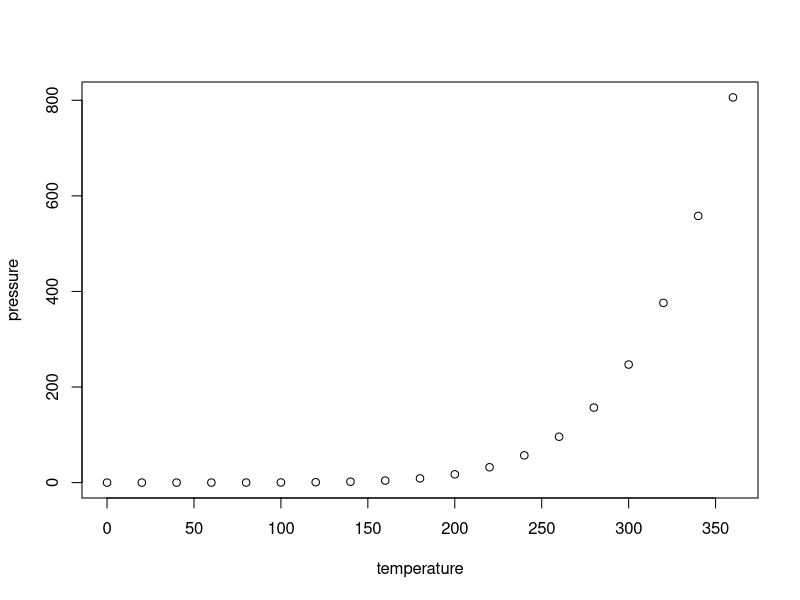
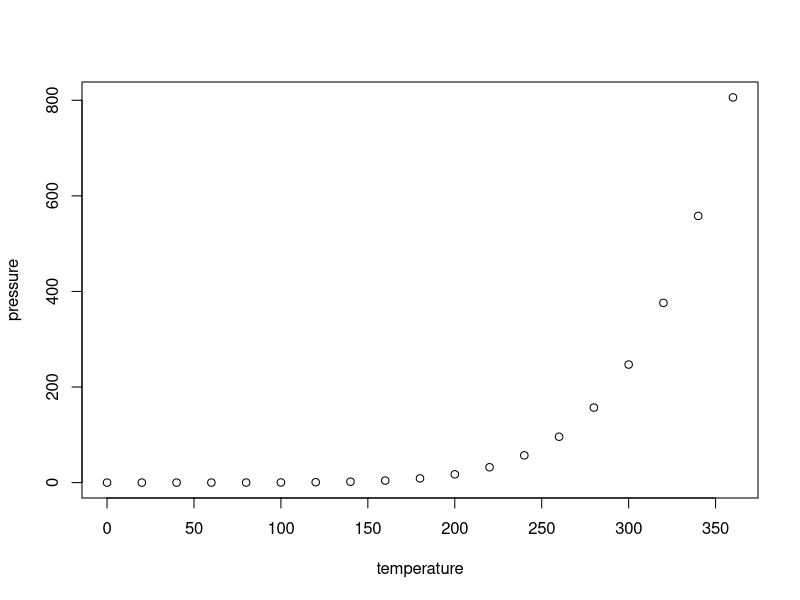
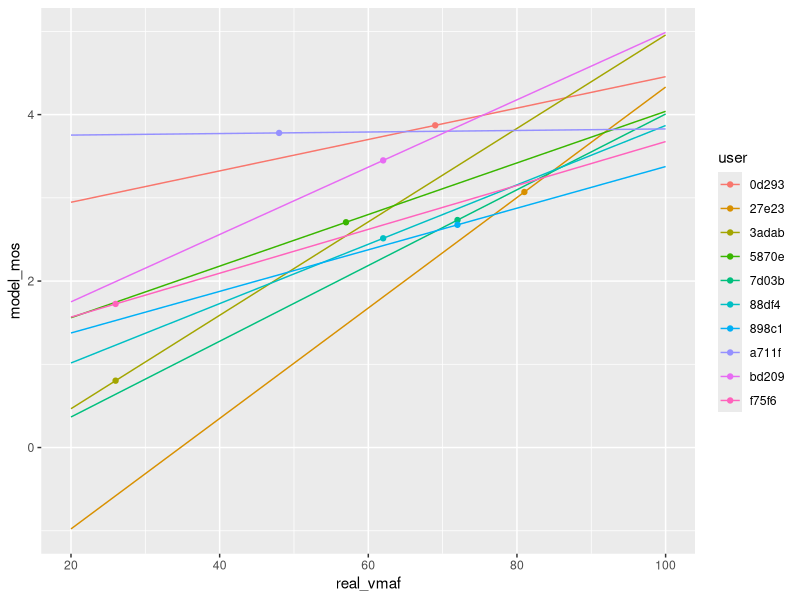
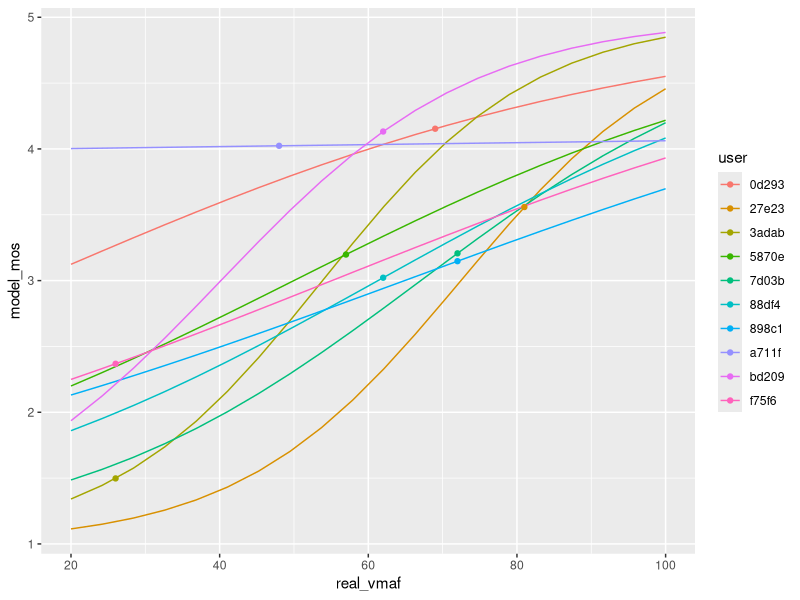

Source code (R) for these figures, in order:
## ---- chunk 1
knitr::opts_chunk$set(echo = TRUE)
library(tidyverse)

## ---- chunk 2


## ---- chunk 3
plot(pressure)
## ---- chunk 4
plot(pressure)
## ---- chunk 5
rm(list = ls())
plot_data_raw <- read_csv("phase2_lts_for_sigmoid.csv", col_types = "cnnfnnn")

plot_data <- plot_data_raw %>%
  mutate(user_short = substr(external_id, 1, 5))

n <- 20 #number of vmafs
fited_vmaf <- tibble(
  user = rep(unique(plot_data$user_short), n), 
  real_vmaf = rep(-1, n*length(unique(plot_data$user_short))),
  model_mos = rep(-1, n*length(unique(plot_data$user_short)))
  )
for (user in unique(plot_data$user_short)) {
  fited_vmaf$real_vmaf[fited_vmaf$user == user] = seq(20, 100, length.out = n)
}

fited_reports <- plot_data[plot_data$report > 0, c("report", "user_short")]
fited_reports$real_vmaf <- fited_reports$report
fited_reports$model_mos <- -1

for (user in unique(plot_data$user_short)) {
  fit_model <- lm(quality ~ real_vmaf, 
                  data = plot_data[plot_data$user_short == user,])
  fited_vmaf$model_mos[fited_vmaf$user == user] <-
    predict(fit_model, fited_vmaf[fited_vmaf$user == user,])
  fited_reports$model_mos[fited_reports$user_short == user] <-
    predict(fit_model, fited_reports[fited_reports$user_short == user,])
}

fited_vmaf %>%
  ggplot(aes(real_vmaf, model_mos, color = user)) + 
    geom_line() +
    geom_point(data = fited_reports, aes(real_vmaf, model_mos, color = user_short))


## ---- chunk 6
rm(list = ls())
plot_data_raw <- read_csv("phase2_lts_for_sigmoid.csv", col_types = "cnnfnnn")
plot_data <- plot_data_raw %>%
  mutate(user_short = substr(external_id, 1, 5))
n <- 20 #number of vmafs
fited_vmaf <- tibble(
  user = rep(unique(plot_data$user_short), n), 
  real_vmaf = rep(-1, n*length(unique(plot_data$user_short))),
  model_mos = rep(-1, n*length(unique(plot_data$user_short)))
  )
for (user in unique(plot_data$user_short)) {
  fited_vmaf$real_vmaf[fited_vmaf$user == user] = seq(20, 100, length.out = n)
}
fited_reports <- plot_data[plot_data$report > 0, c("report", "user_short")]
fited_reports$real_vmaf <- fited_reports$report
fited_reports$model_mos <- -1
plot_data$quality <- plot_data$quality/5
for (user in unique(plot_data$user_short)) {
  fit_model <- glm(quality ~ real_vmaf, 
                  data = plot_data[plot_data$user_short == user,], family = quasibinomial)
  summary(fit_model)$coef
  fited_vmaf$model_mos[fited_vmaf$user == user] <-
    predict(fit_model, fited_vmaf[fited_vmaf$user == user,], type = "response")
  fited_reports$model_mos[fited_reports$user_short == user] <-
    predict(fit_model, fited_reports[fited_reports$user_short == user,], type = "response")
}
  fited_vmaf$model_mos <- fited_vmaf$model_mos
  fited_reports$model_mos <- fited_reports$model_mos
  g <- ggplot(fited_vmaf, aes(real_vmaf, model_mos, color = user)) + 
    geom_line() +
    geom_point(data = fited_reports, aes(real_vmaf, model_mos, color = user_short)) + scale_y_continuous( labels=function(x)x*4+1 )
  g 
